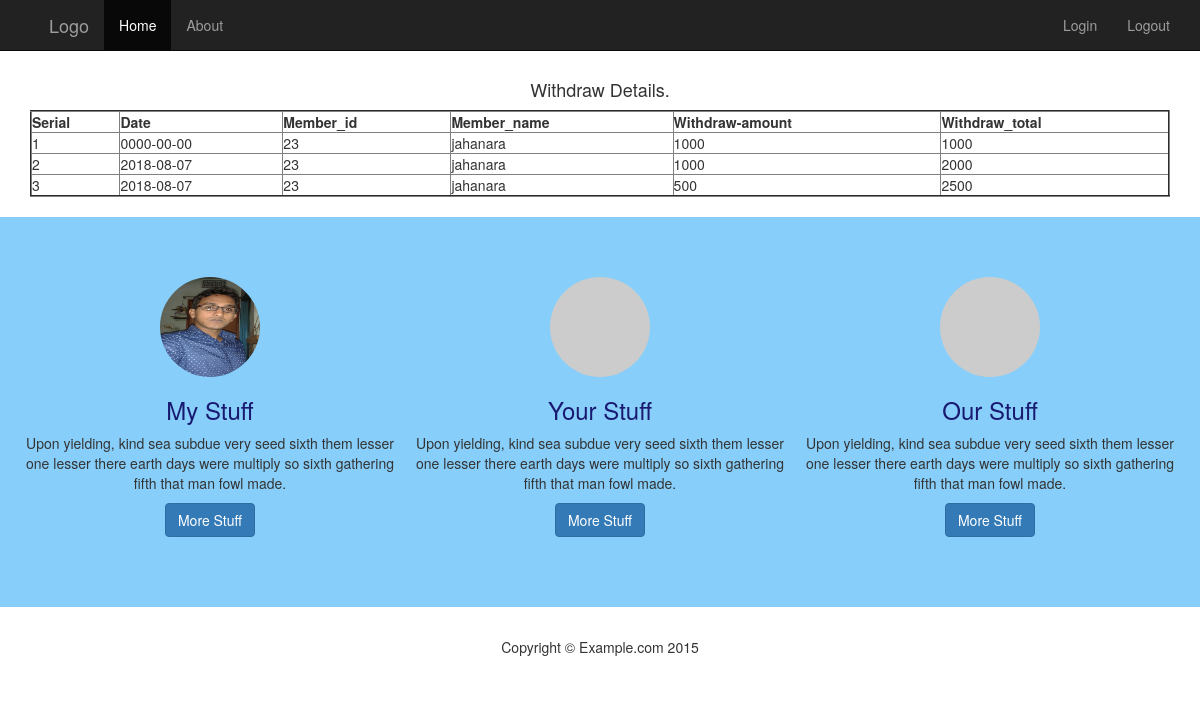
Page /withdraw_view_detail.php?id=23 on the committed database.
### tables this page shows
CREATE TABLE `user_withdraw` (
  `withdraw_id` int(11) NOT NULL,
  `date` date NOT NULL,
  `member_id` int(11) NOT NULL,
  `member_name` varchar(50) NOT NULL,
  `withdraw_amount` int(9) NOT NULL,
  `withdraw_total` int(9) NOT NULL,
  `area` varchar(255) NOT NULL,
  `status` tinyint(4) DEFAULT '1',
  `created_at` datetime NOT NULL DEFAULT CURRENT_TIMESTAMP,
  `updated_at` datetime DEFAULT NULL
);

### withdraw_view_detail.php (the view, shortened to what this page needs)
<?php
include('include/header.php');
?>
<div class="container">
</div>
<div class="container">
	<div class="row">
		<div class="col-md-12 text-center">
			<h4>Withdraw Details.</h4>
		</div>
	</div>
	<div class="row">
		<div class="col-md-12">
			<table border="2">
				<thead>
					<tr>
							<th>Serial</th>
							<th>Date</th>
							<th>Member_id</th>
							<th>Member_name</th>
							<th>Withdraw-amount</th>
							<th>Withdraw_total</th>
						</tr>
				</thead>
				<tbody>
					<?php
						$id = $_GET['id'];
						$sql ="SELECT * FROM user_withdraw WHERE member_id = '$id'";
						$query = mysqli_query($conn,$sql);
						$result = mysqli_num_rows($query);
						$i= 1;
						if($result > 0){
							While($data = mysqli_fetch_assoc($query)){
				?>
					<tr>
						<td><?php echo $i; ?></td>
						<td><?php echo $data['date']; ?></td>
						<td><?php echo $data['member_id']; ?></td>
						<td><?php echo $data['member_name']; ?></td>
						<td><?php echo $data['withdraw_amount']; ?></td>
						<td><?php echo $data['withdraw_total']; ?></td>
					</tr>
			<?php
			$i++;
					}
						}
					?>
				</tbody>
			</table>
		</div>
	</div>
</div>
<div>&nbsp;&nbsp;</div>
<?php
	include("include/footer.php");
?>

### css/custom.css (style rules this page uses)
body { padding-top: 50px; }
table { width:100%; }

### rows in the picture
user_withdraw: date "0000-00-00", member "23", member_name "jahanara", withdraw_amount "1000", withdraw_total "1000"
user_withdraw: date "2018-08-07", member "23", member_name "jahanara", withdraw_amount "1000", withdraw_total "2000"
user_withdraw: date "2018-08-07", member "23", member_name "jahanara", withdraw_amount "500", withdraw_total "2500"
